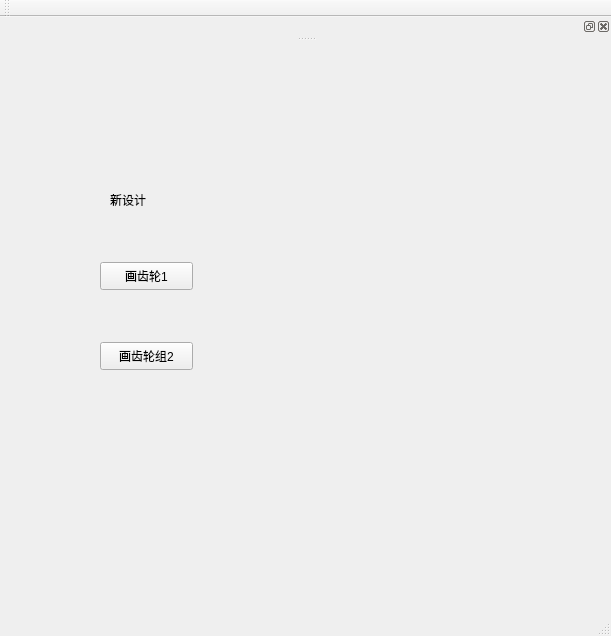
<?xml version="1.0" encoding="UTF-8"?>
<ui version="4.0">
 <class>NestedMainWindow</class>
 <widget class="QMainWindow" name="NestedMainWindow">
  <property name="geometry">
   <rect>
    <x>0</x>
    <y>0</y>
    <width>611</width>
    <height>636</height>
   </rect>
  </property>
  <property name="windowTitle">
   <string>MainWindow</string>
  </property>
  <widget class="QWidget" name="centralwidget">
   <widget class="QLabel" name="label">
    <property name="geometry">
     <rect>
      <x>110</x>
      <y>150</y>
      <width>72</width>
      <height>15</height>
     </rect>
    </property>
    <property name="text">
     <string>新设计</string>
    </property>
   </widget>
   <widget class="QPushButton" name="gearButton">
    <property name="geometry">
     <rect>
      <x>100</x>
      <y>220</y>
      <width>93</width>
      <height>28</height>
     </rect>
    </property>
    <property name="text">
     <string>画齿轮1</string>
    </property>
   </widget>
   <widget class="QPushButton" name="gearGroupButton">
    <property name="geometry">
     <rect>
      <x>100</x>
      <y>300</y>
      <width>93</width>
      <height>28</height>
     </rect>
    </property>
    <property name="text">
     <string>画齿轮组2</string>
    </property>
   </widget>
  </widget>
  <widget class="QStatusBar" name="statusbar"/>
  <widget class="QToolBar" name="toolBar">
   <property name="windowTitle">
    <string>toolBar</string>
   </property>
   <attribute name="toolBarArea">
    <enum>TopToolBarArea</enum>
   </attribute>
   <attribute name="toolBarBreak">
    <bool>false</bool>
   </attribute>
  </widget>
  <widget class="QMenuBar" name="menuBar">
   <property name="geometry">
    <rect>
     <x>0</x>
     <y>0</y>
     <width>611</width>
     <height>23</height>
    </rect>
   </property>
  </widget>
  <widget class="QDockWidget" name="dockWidget">
   <attribute name="dockWidgetArea">
    <number>4</number>
   </attribute>
   <widget class="QWidget" name="dockWidgetContents_2"/>
  </widget>
 </widget>
 <resources/>
 <connections/>
</ui>
